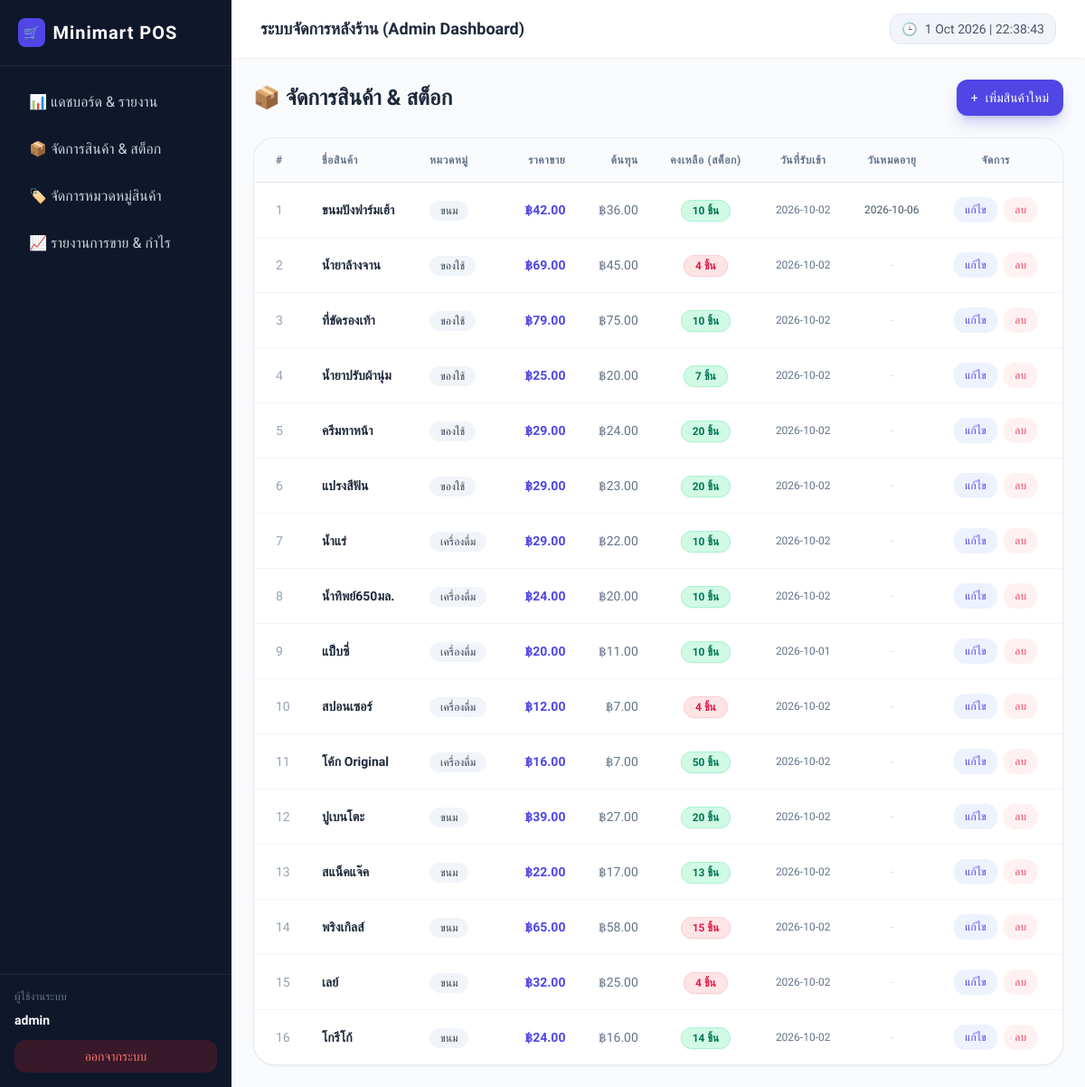
/admin/products.php (signed in), run on the app's committed database.
### tables this page shows
CREATE TABLE `products` (
  `id` int(11) NOT NULL,
  `barcode` varchar(50) DEFAULT NULL,
  `name` varchar(150) NOT NULL,
  `category_id` int(11) NOT NULL,
  `price` decimal(10,2) NOT NULL,
  `cost` decimal(10,2) NOT NULL,
  `stock_qty` int(11) NOT NULL DEFAULT 0,
  `min_stock` int(11) NOT NULL DEFAULT 5,
  `received_date` date NOT NULL DEFAULT curdate(),
  `expire_date` date DEFAULT NULL,
  `image` varchar(255) DEFAULT NULL,
  `updated_at` timestamp NOT NULL DEFAULT current_timestamp() ON UPDATE current_timestamp()
);

CREATE TABLE `categories` (
  `id` int(11) NOT NULL,
  `name` varchar(100) NOT NULL
);

### admin/products.php (the view, shortened to what this page needs)
<?php
require_once '../db.php';
include '../includes/admin_header.php';
$products = $pdo->query("
    SELECT p.*, c.name as category_name
    FROM products p
    JOIN categories c ON p.category_id = c.id
    ORDER BY p.id DESC
")->fetchAll();
?>
<div class="max-w-7xl mx-auto space-y-6">
    <div class="flex justify-between items-center">
        <h2 class="text-2xl font-bold text-slate-800">📦 จัดการสินค้า & สต็อก</h2>
        <button onclick="toggleModal('addProductModal')" class="bg-indigo-600 hover:bg-indigo-700 text-white font-medium px-4 py-2.5 rounded-xl transition text-sm shadow-lg shadow-indigo-600/25 flex items-center gap-2">
            <span>+</span> เพิ่มสินค้าใหม่
        </button>
    </div>
    <div class="bg-white rounded-3xl shadow-sm border border-slate-200/80 overflow-hidden">
        <div class="overflow-x-auto">
            <table class="w-full text-left border-collapse">
                <thead>
                    <tr class="bg-slate-50/70 border-b border-slate-200 text-slate-500 text-xs uppercase font-semibold tracking-wider">
                        <th class="p-4 pl-6">#</th>
                        <th class="p-4">ชื่อสินค้า</th>
                        <th class="p-4">หมวดหมู่</th>
                        <th class="p-4 text-right">ราคาขาย</th>
                        <th class="p-4 text-right">ต้นทุน</th>
                        <th class="p-4 text-center">คงเหลือ (สต็อก)</th>
                        <th class="p-4 text-center">วันที่รับเข้า</th>
                        <th class="p-4 text-center">วันหมดอายุ</th>
                        <th class="p-4 text-center pr-6">จัดการ</th>
                    </tr>
                </thead>
                <tbody class="divide-y divide-slate-100 text-sm">
                    <?php if (count($products) > 0): ?>
                        <?php foreach ($products as $index => $p): ?>
                            <tr class="hover:bg-slate-50/60 transition">
                                <td class="p-4 pl-6 text-slate-400 font-medium"><?= $index + 1 ?></td>
                                <td class="p-4 font-semibold text-slate-800"><?= htmlspecialchars($p['name']) ?></td>
                                <td class="p-4 text-slate-600">
                                    <span class="bg-slate-100 text-slate-700 px-3 py-1 rounded-xl text-xs font-medium">
                                        <?= htmlspecialchars($p['category_name']) ?>
                                    </span>
                                </td>
                                <td class="p-4 text-right font-semibold text-indigo-600">฿<?= number_format($p['price'], 2) ?></td>
                                <td class="p-4 text-right text-slate-500">฿<?= number_format($p['cost'], 2) ?></td>
                                <td class="p-4 text-center">
                                    <span class="px-3 py-1 rounded-full text-xs font-bold shadow-sm <?= $p['stock_qty'] <= $p['min_stock'] ? 'bg-rose-100 text-rose-600 border border-rose-200' : 'bg-emerald-100 text-emerald-700 border border-emerald-200' ?>">
                                        <?= $p['stock_qty'] ?> ชิ้น
                                    </span>
                                </td>
                                <td class="p-4 text-center text-slate-500 text-xs"><?= $p['received_date'] ?></td>
                                <td class="p-4 text-center text-xs">
                                    <?php if ($p['expire_date']): ?>
                                        <span class="<?= $p['expire_date'] <= date('Y-m-d') ? 'text-rose-600 font-bold bg-rose-50 px-2 py-1 rounded-lg' : 'text-slate-600' ?>">
                                            <?= $p['expire_date'] ?>
                                        </span>
                                    <?php else: ?>
                                        <span class="text-slate-300">-</span>
                                    <?php endif; ?>
                                </td>
                                <td class="p-4 text-center pr-6 space-x-1">
                                    <button onclick='openEditModal(<?= json_encode($p) ?>)' class="text-indigo-600 hover:text-indigo-800 font-medium text-xs bg-indigo-50 hover:bg-indigo-100 px-3 py-1.5 rounded-xl transition">
                                        แก้ไข
                                    </button>
                                    <button onclick="openDeleteModal(<?= $p['id'] ?>, '<?= htmlspecialchars($p['name'], ENT_QUOTES) ?>')" class="text-rose-500 hover:text-rose-700 font-medium text-xs bg-rose-50 hover:bg-rose-100 px-3 py-1.5 rounded-xl transition">
                                        ลบ
                                    </button>
                                </td>
                            </tr>
                        <?php endforeach; ?>
                    <?php else: ?>
                        <tr>
                            <td colspan="9" class="p-12 text-center text-slate-400">ยังไม่มีรายการสินค้าในระบบ กดปุ่ม "เพิ่มสินค้าใหม่" ด้านบนได้เลย</td>
                        </tr>
                    <?php endif; ?>
                </tbody>
            </table>
        </div>
    </div>
</div>
<?php
echo "</main></div></body></html>";
?>

### includes/admin_header.php (style rules this page uses)
body { font-family: 'Prompt', sans-serif; }

### data on the page
products: name "ขนมปังฟาร์มเฮ้า", category.name "ขนม", price "42.00", cost "36.00", stock_qty "10", received_date "2026-10-02", expire_date "2026-10-06"
products: name "น้ำยาล้างจาน", category.name "ของใช้", price "69.00", cost "45.00", stock_qty "4", received_date "2026-10-02"
products: name "ที่ขัดรองเท้า", category.name "ของใช้", price "79.00", cost "75.00", stock_qty "10", received_date "2026-10-02"
products: name "น้ำยาปรับผ้านุ่ม", category.name "ของใช้", price "25.00", cost "20.00", stock_qty "7", received_date "2026-10-02"
products: name "ครีมทาหน้า", category.name "ของใช้", price "29.00", cost "24.00", stock_qty "20", received_date "2026-10-02"
products: name "แปรงสีฟัน", category.name "ของใช้", price "29.00", cost "23.00", stock_qty "20", received_date "2026-10-02"
products: name "น้ำแร่", category.name "เครื่องดื่ม", price "29.00", cost "22.00", stock_qty "10", received_date "2026-10-02"
products: name "น้ำทิพย์650มล.", category.name "เครื่องดื่ม", price "24.00", cost "20.00", stock_qty "10", received_date "2026-10-02"
products: name "แป็บซี่", category.name "เครื่องดื่ม", price "20.00", cost "11.00", stock_qty "10", received_date "2026-10-01"
products: name "สปอนเซอร์", category.name "เครื่องดื่ม", price "12.00", cost "7.00", stock_qty "4", received_date "2026-10-02"
products: name "โค้ก Original", category.name "เครื่องดื่ม", price "16.00", cost "7.00", stock_qty "50", received_date "2026-10-02"
products: name "ปูเบนโตะ", category.name "ขนม", price "39.00", cost "27.00", stock_qty "20", received_date "2026-10-02"
products: name "สแน็คแจ๊ค", category.name "ขนม", price "22.00", cost "17.00", stock_qty "13", received_date "2026-10-02"
products: name "พริงเกิลส์", category.name "ขนม", price "65.00", cost "58.00", stock_qty "15", received_date "2026-10-02"
products: name "เลย์", category.name "ขนม", price "32.00", cost "25.00", stock_qty "4", received_date "2026-10-02"
products: name "โกรีโก้", category.name "ขนม", price "24.00", cost "16.00", stock_qty "14", received_date "2026-10-02"

### other printed values
$_SESSION['fullname'] "admin"
